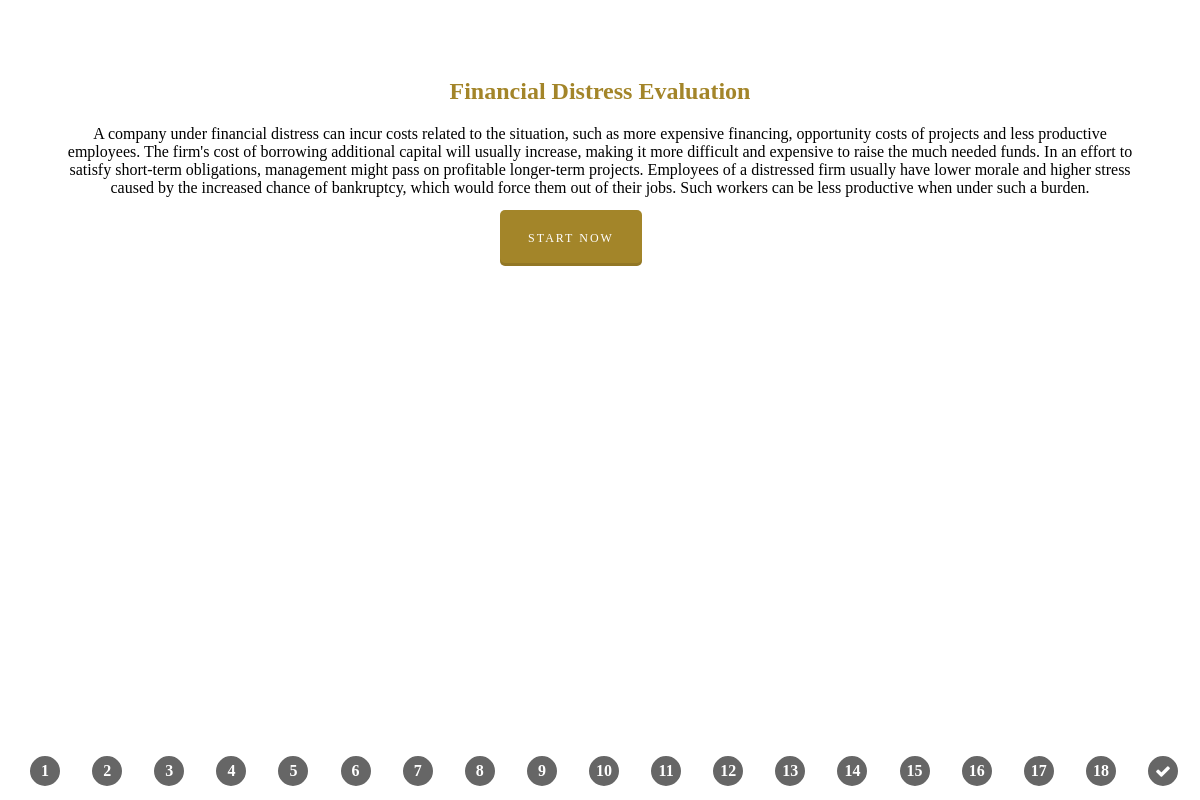
The page / on the database its author committed.
### tables this page shows
CREATE TABLE `settings` (
  `id` int(11) NOT NULL,
  `type` varchar(128) NOT NULL,
  `item` varchar(128) NOT NULL,
  `value` varchar(1024) NOT NULL,
  `date` varchar(128) NOT NULL
);

CREATE TABLE `questions` (
  `id` int(11) NOT NULL,
  `question` varchar(512) NOT NULL,
  `answer1` varchar(128) NOT NULL,
  `answer2` varchar(128) NOT NULL,
  `answer3` varchar(128) NOT NULL,
  `answer4` varchar(128) NOT NULL,
  `answer5` varchar(128) NOT NULL,
  `answer1Weight` varchar(128) NOT NULL,
  `answer2Weight` varchar(128) NOT NULL,
  `answer3Weight` varchar(128) NOT NULL,
  `answer4Weight` varchar(128) NOT NULL,
  `answer5Weight` varchar(128) NOT NULL,
  `category` varchar(128) NOT NULL,
  `active` varchar(128) NOT NULL,
  `date` varchar(128) NOT NULL
);

### index.php (the view, shortened to what this page needs)
 <head>
	<?php
		include 'connection.php';
	?>
	<link rel="stylesheet" href="http://www.sbassociates.co.za/wp-content/themes/salient/style.css">
	<link rel="stylesheet" href="style.css">
	<link href="https://maxcdn.bootstrapcdn.com/font-awesome/4.5.0/css/font-awesome.min.css" rel="stylesheet">
</head>
<body>
	<?php
		$result1 = mysqli_query($con, "SELECT * FROM settings WHERE item LIKE 'title' AND type LIKE 'content'");
		$res1 = mysqli_fetch_array($result1);
		$title = $res1['value'];
		$result1 = mysqli_query($con, "SELECT * FROM settings WHERE item LIKE 'description' AND type LIKE 'content'");
		$res1 = mysqli_fetch_array($result1);
		$description = $res1['value'];
		$result1 = mysqli_query($con, "SELECT * FROM settings WHERE item LIKE 'button' AND type LIKE 'content'");
		$res1 = mysqli_fetch_array($result1);
		$button = $res1['value'];
	?>
	<section>
		<div class="toolkitIntro">
			<h1 style="text-align: center; color: #A38529;"><?php echo $title; ?></h1>
			<p style="text-align: center;"><?php echo $description; ?></p>
			<a class="nectar-button regular-button accent-color startButton" onclick="nextToolkit();"><?php echo $button; ?></a>
		</div>
	</section>
	<div class="progress">
		<?php
			$count = 0;
			$result2 = mysqli_query($con, "SELECT * FROM questions WHERE active LIKE 'yes'");
			while($res2 = mysqli_fetch_array($result2))
			{
				$count = $count + 1;
				echo '<div class="progressIndicator"><span>'.$count.'</span></div>';
			}
			echo '<div class="progressIndicator"><span><i class="fa fa-check"></i></span></div>';
		?>
	</div>
</body>

### style.css (style rules this page uses)
body { background: #fff; }
section { padding: 50px; width: calc(100% - 100px); float: left; }
.toolkitIntro { display: block; }
.progress { display: -webkit-flex; display: flex; -webkit-flex-direction: row; flex-direction: row; width: calc(100% - 20px); position: fixed; bottom: 10px; left: 10px; }
.progressIndicator { float: left; width: 100%; flex: 1; text-align: center; }
.progressIndicator span { color: #fff; font-size: 16px; font-weight: 900; width: 30px; height: 30px; line-height: 30px; background: #666; border-radius: 50%; margin-left: calc(50% - 15px); float: left; z-index: 1; border: 4px solid #fff; webkit-transition: all 0.2s ease-out; -moz-transition: all 0.2s ease-out; -ms-transition: all 0.2s ease-out; -o-transition: all 0.2s ease-out; transition: all 0.2s ease-out; }
.progressIndicator span i { line-height: 30px; }
.startButton { position: relative; top: -3px; color: #FFFFFF; font-size: 12px; box-shadow: 0 -3px rgba(0, 0, 0, 0.1) inset; -moz-box-shadow: 0 -3px rgba(0, 0, 0, 0.1) inset; -webkit-box-shadow: 0 -3px rgba(0, 0, 0, 0.1) inset; -o-box-shadow: 0 -3px rgba(0, 0, 0, 0.1) inset; text-transform: uppercase; font-family: 'OpenSansbold'; letter-spacing: 2px; margin-left: 20px; line-height: 24px; display: inline-block; border-radius: 5px 5px 5px 5px; padding: 16px 21px; background-color: #A38529!important; visibility: visible !important; margin-left: calc(50% - 100px); width: 100px; text-align: center; cursor: pointer; }

### rows shown on the page
settings: value "Financial Distress Evaluation"
settings: value "A company under financial distress can incur costs related to the situation, such as more expensive financing, opportunity costs of projects and less productive employees. The firm's cost of borrowing additional capital will usually increase, making it more difficult and expensive to raise the much needed funds. In an effort to satisfy short-term obligations, management might pass on profitable longer-term projects. Employees of a distressed firm usually have lower morale and higher stress caused by the increased chance of bankruptcy, which would force them out of their jobs. Such workers can be less productive when under such a burden."
settings: value "START NOW"
